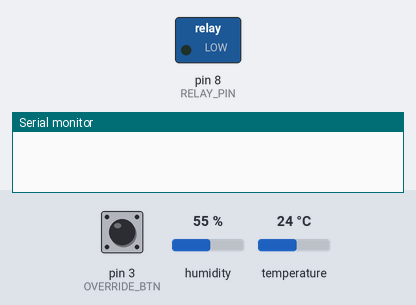
A sketch run on a simulated Arduino Uno, built with avr-gcc and run on an emulated ATmega328P. On the bench: switched loads named in the sketch (green lamp = pin HIGH), the last lines printed to the serial monitor. The inputs (shaded band) are chosen by the test bench; at power-on: temperature 24 °C, pin 3 (OVERRIDE_BTN) HIGH, humidity 55 %.

Above: at 2.8 s.
2.9 s: temperature set to 31.6 °C
5.6 s: temperature set to 32.7 °C
At 6.6 s:
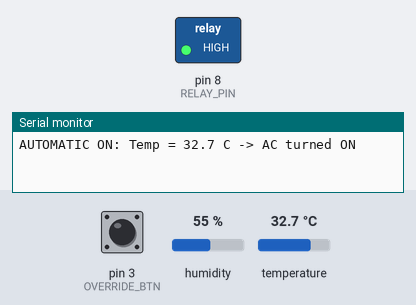
8.3 s: pin 3 (OVERRIDE_BTN) pulled LOW for 2.35 s
At 11.6 s:
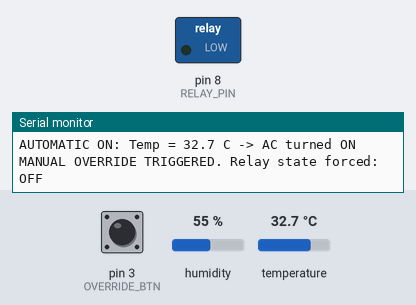
12.1 s: pin 3 (OVERRIDE_BTN) pulled LOW for 2.35 s
At 13.6 s:
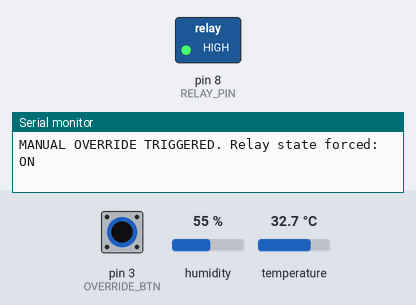
Timing chart, 0 to 15.1 s (numbered marks = the images above; inputs shaded):
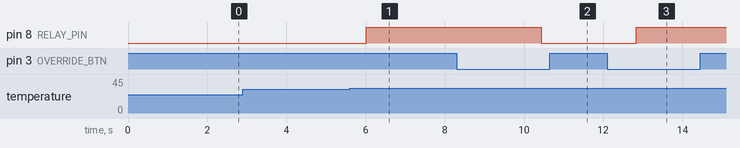

The sketch:

relay_simulation.ino
```cpp
#include "DHT.h"
#define DHTPIN 2
#define DHTTYPE DHT22 // Changed to DHT22

const int RELAY_PIN = 8; // Pin controlling Relay / Appliance LED
const int OVERRIDE_BTN = 3;

DHT dht(DHTPIN, DHTTYPE);
bool relayState = false;
bool manualOverride = false;

void setup() {
  Serial.begin(9600);
  dht.begin();
  pinMode(RELAY_PIN, OUTPUT);
  pinMode(OVERRIDE_BTN, INPUT_PULLUP);
}

void loop() {
  float temp = dht.readTemperature();
  if (isnan(temp)) return;

  // Check manual override button press
  if (digitalRead(OVERRIDE_BTN) == LOW) {
    manualOverride = !manualOverride;
    relayState = !relayState;
    Serial.print("MANUAL OVERRIDE TRIGGERED. Relay state forced: ");
    Serial.println(relayState ? "ON" : "OFF");
    delay(400); // Debounce delay
  }

  if (!manualOverride) {
    // Automatic logic with Hysteresis (ON > 32°C, OFF < 28°C)
    if (temp > 32.0 && !relayState) {
      relayState = true;
      Serial.print("AUTOMATIC ON: Temp = "); Serial.print(temp, 1); Serial.println(" C -> AC turned ON");
    }
    else if (temp < 28.0 && relayState) {
      relayState = false;
      Serial.print("AUTOMATIC OFF: Temp = "); Serial.print(temp, 1); Serial.println(" C -> AC turned OFF");
    }
  }

  digitalWrite(RELAY_PIN, relayState ? HIGH : LOW);
  delay(2000); // Read loop every 2 seconds
}
```

Measured:
- the behaviour switches between 32 and 32.1 °C on temperature (found by bisection; images 0 and 1)
- after the input at 2.9 s, every drawn part: stays the same
- after the input at 5.6 s, pin 8 (RELAY_PIN): LOW → HIGH after 0.42 s
- after the input at 8.3 s, pin 8 (RELAY_PIN): HIGH → LOW after 2.1 s
- after the input at 12.1 s, pin 8 (RELAY_PIN): LOW → HIGH after 0.74 s
